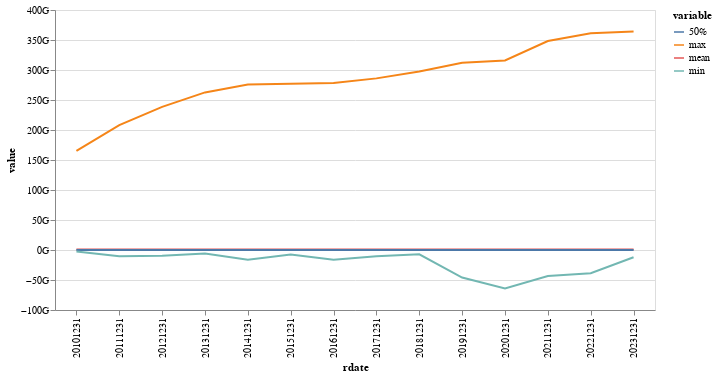

Source (notebook cell):
### Markdown cell above
可以看出，2010年后上市公司对总利润的贡献放大了利润变化的程度。老公司的衰退程度比新公司小。

### Code cell
plot_desc(widedf.T)

### Figure 1 — Vega-Lite specification as saved in the notebook (floating-point values rounded to 4 significant figures)
{"config": {"view": {"continuousWidth": 300, "continuousHeight": 300}}, "data": {"name": "data-fc1c64985e99aeca483fb53b0cf98362"}, "mark": {"type": "line"}, "encoding": {"color": {"field": "variable", "type": "nominal"}, "x": {"field": "rdate", "type": "ordinal"}, "y": {"axis": {"format": "~s"}, "field": "value", "type": "quantitative"}}, "params": [{"name": "param_1", "select": {"type": "interval", "encodings": ["x", "y"]}, "bind": "scales"}], "width": 600, "$schema": "https://vega.github.io/schema/vega-lite/v5.17.0.json", "datasets": {"data-fc1c64985e99aeca483fb53b0cf98362": [{"rdate": "20101231", "variable": "mean", "value": 727900000.0}, {"rdate": "20111231", "variable": "mean", "value": 687100000.0}, {"rdate": "20121231", "variable": "mean", "value": 625200000.0}, {"rdate": "20131231", "variable": "mean", "value": 633900000.0}, {"rdate": "20141231", "variable": "mean", "value": 651900000.0}, {"rdate": "20151231", "variable": "mean", "value": 666300000.0}, {"rdate": "20161231", "variable": "mean", "value": 665100000.0}, {"rdate": "20171231", "variable": "mean", "value": 746700000.0}, {"rdate": "20181231", "variable": "mean", "value": 735800000.0}, {"rdate": "20191231", "variable": "mean", "value": 783300000.0}, {"rdate": "20201231", "variable": "mean", "value": 802500000.0}, {"rdate": "20211231", "variable": "mean", "value": 979800000.0}, {"rdate": "20221231", "variable": "mean", "value": 1017000000.0}, {"rdate": "20231231", "variable": "mean", "value": 990000000.0}, {"rdate": "20101231", "variable": "50%", "value": 83770000.0}, {"rdate": "20111231", "variable": "50%", "value": 76690000.0}, {"rdate": "20121231", "variable": "50%", "value": 65120000.0}, {"rdate": "20131231", "variable": "50%", "value": 59490000.0}, {"rdate": "20141231", "variable": "50%", "value": 60700000.0}, {"rdate": "20151231", "variable": "50%", "value": 64840000.0}, {"rdate": "20161231", "variable": "50%", "value": 80290000.0}, {"rdate": "20171231", "variable": "50%", "value": 87360000.0}, {"rdate": "20181231", "variable": "50%", "value": 86250000.0}, {"rdate": "20191231", "variable": "50%", "value": 93260000.0}, {"rdate": "20201231", "variable": "50%", "value": 106400000.0}, {"rdate": "20211231", "variable": "50%", "value": 118000000.0}, {"rdate": "20221231", "variable": "50%", "value": 107400000.0}, {"rdate": "20231231", "variable": "50%", "value": 93450000.0}, {"rdate": "20101231", "variable": "min", "value": -2644000000.0}, {"rdate": "20111231", "variable": "min", "value": -10450000000.0}, {"rdate": "20121231", "variable": "min", "value": -9559000000.0}, {"rdate": "20131231", "variable": "min", "value": -5922000000.0}, {"rdate": "20141231", "variable": "min", "value": -16210000000.0}, {"rdate": "20151231", "variable": "min", "value": -7364000000.0}, {"rdate": "20161231", "variable": "min", "value": -16110000000.0}, {"rdate": "20171231", "variable": "min", "value": -10590000000.0}, {"rdate": "20181231", "variable": "min", "value": -7151000000.0}, {"rdate": "20191231", "variable": "min", "value": -45860000000.0}, {"rdate": "20201231", "variable": "min", "value": -64000000000.0}, {"rdate": "20211231", "variable": "min", "value": -43260000000.0}, {"rdate": "20221231", "variable": "min", "value": -38620000000.0}, {"rdate": "20231231", "variable": "min", "value": -11990000000.0}, {"rdate": "20101231", "variable": "max", "value": 165200000000.0}, {"rdate": "20111231", "variable": "max", "value": 208300000000.0}, {"rdate": "20121231", "variable": "max", "value": 238500000000.0}, {"rdate": "20131231", "variable": "max", "value": 262600000000.0}, {"rdate": "20141231", "variable": "max", "value": 275800000000.0}, {"rdate": "20151231", "variable": "max", "value": 277100000000.0}, {"rdate": "20161231", "variable": "max", "value": 278200000000.0}, {"rdate": "20171231", "variable": "max", "value": 286000000000.0}, {"rdate": "20181231", "variable": "max", "value": 297700000000.0}, {"rdate": "20191231", "variable": "max", "value": 312200000000.0}, {"rdate": "20201231", "variable": "max", "value": 315900000000.0}, {"rdate": "20211231", "variable": "max", "value": 348300000000.0}, {"rdate": "20221231", "variable": "max", "value": 361100000000.0}, {"rdate": "20231231", "variable": "max", "value": 364000000000.0}]}}
